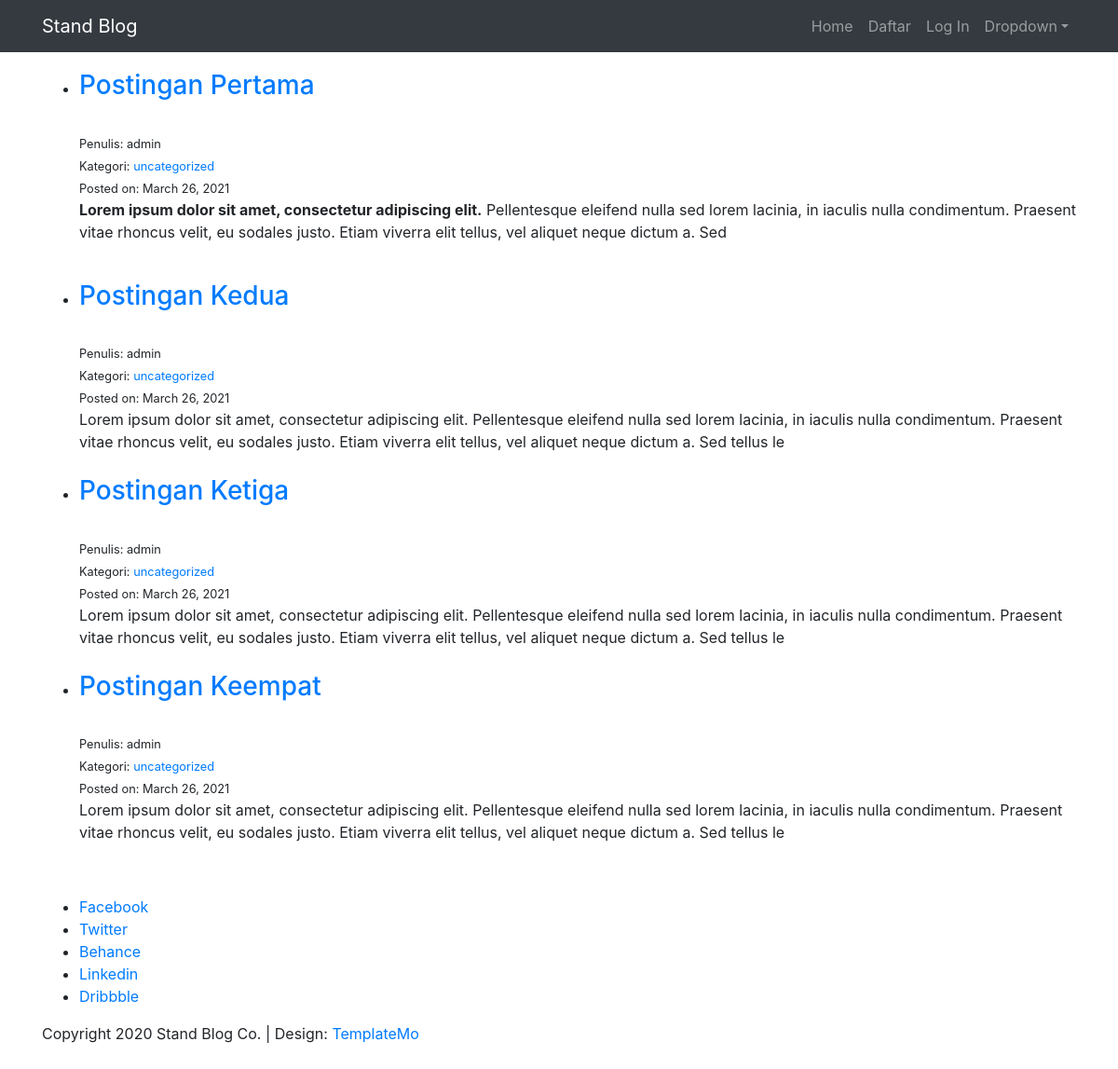
The app's page /, older data.
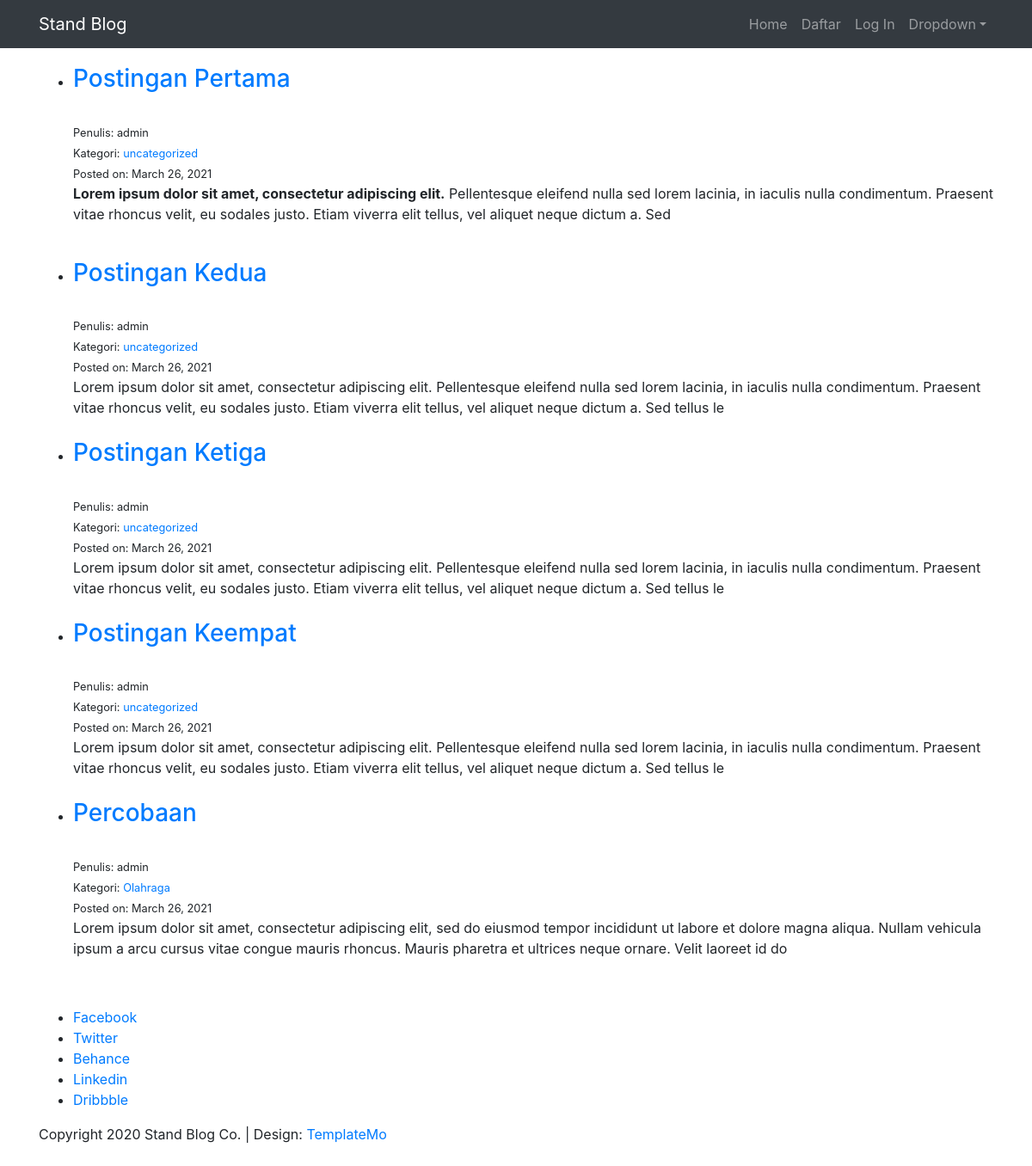
The same page, newer data.
### blog/models.py (models this page shows, shortened)
class Post(models.Model):
    judul = models.CharField(max_length=255)
    author = models.ForeignKey(User, on_delete=models.CASCADE)
    konten = models.TextField()
    pub_date = models.DateField(auto_now_add=True)
    kategori = models.CharField(max_length=255, default="uncategorized")

### blog/views.py (the view)
# urls.py: path('', HomeView.as_view(), name='home'),
class HomeView(ListView):
    model = Post
    template_name = 'blog/index.html'
    ordering =['-pub_date']

### blog/templates/blog/index.html (shortened to what this page needs)
{% extends 'base.html' %}
{% block content %}
	<ul>
		{% for post in object_list %}
			<li>
			<h3><a href="{% url 'detail-artikel' post.pk %}">{{ post.judul }}</a></h3>
			<br>
			<small>Penulis: {{ post.author }}
			<br>
			Kategori: <a href="{% url 'kategori' post.kategori|slugify %}">{{ post.kategori }}</a>
			<br>
			Posted on: {{ post.pub_date }}</small>
			<br>
			{{ post.konten|slice:":250"|safe }}
			</li>
			<br>
		{% endfor %}
	</ul>
{% endblock content %}

Row changes from the older to the newer data that the page shows:
added Post: judul "Percobaan", author "admin", kategori "Olahraga", pub_date "March 26, 2021", konten "Lorem ipsum dolor sit amet, consectetur adipiscing elit, sed do eiusmod tempor incididunt ut labore et dolore magna aliqua. Nullam vehicula ipsum a arcu cursus vitae congue mauris rhoncus. Mauris pharetra et ultrices neque ornare. Velit laoreet id do"
